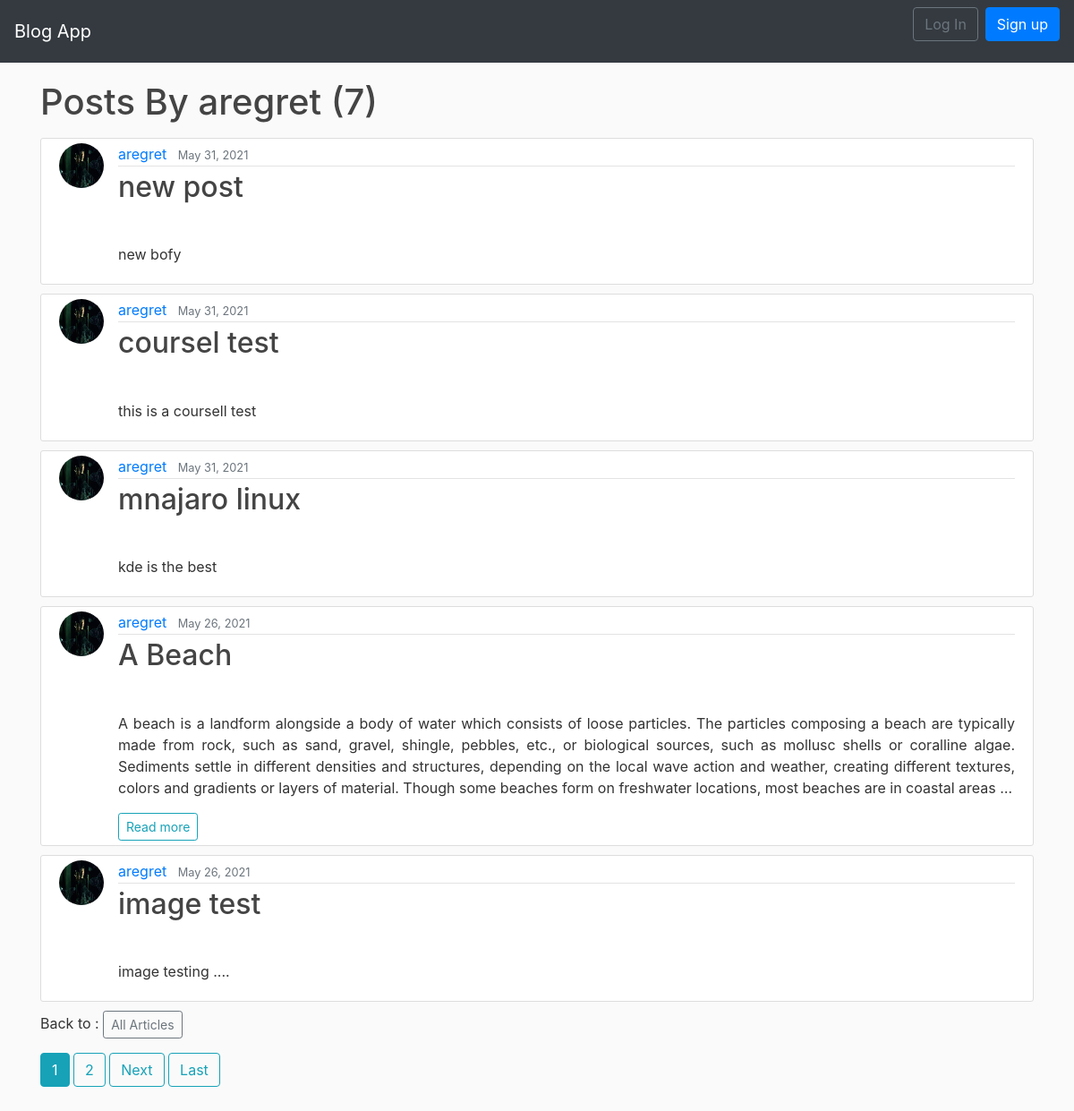
/user/aregret/, run on an earlier commit of the app's database.
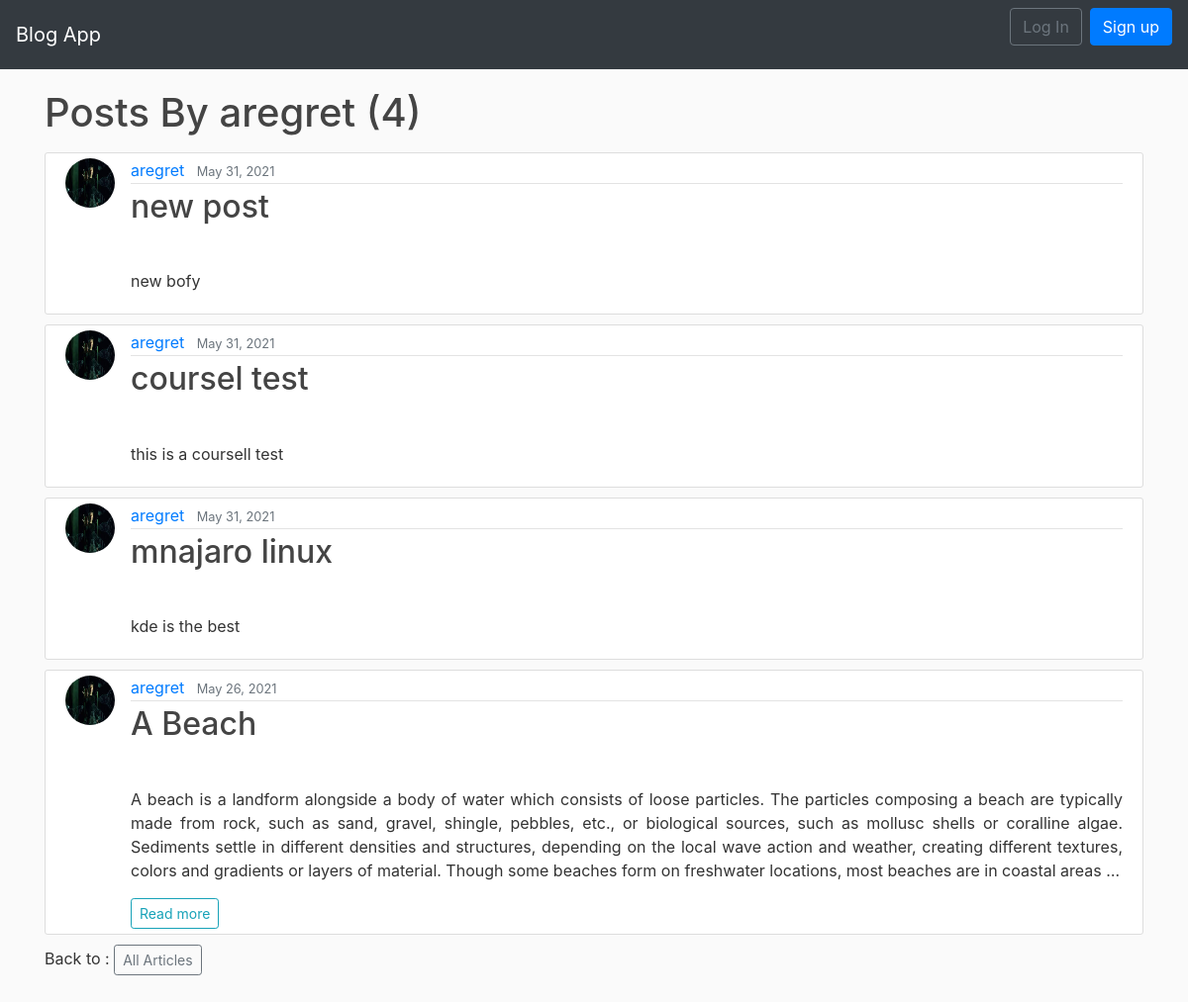
And on a later commit of the database.
### blog/models.py (models this page shows, shortened)
class Post(models.Model):
    author = models.ForeignKey(User, on_delete=models.CASCADE)
    title = models.CharField(max_length=100)
    content = RichTextField(blank = True,null = True)
    liked = models.ManyToManyField(User, blank=True, related_name='liked')
    date_posted = models.DateTimeField(default=timezone.now)
    header_image = models.ImageField(null=True,blank = True,upload_to = "images")
    header_image2 = models.ImageField(null=True,blank = True,upload_to = "images")
    header_image3 = models.ImageField(null=True,blank = True,upload_to = "images")
    objects = PostManager()
    tags = TaggableManager()
    class Meta:
        ordering = ('-date_posted', )

### users/models.py (models this page shows, shortened)
class Profile(models.Model):
    user = models.OneToOneField(User, on_delete=models.CASCADE)
    image = models.ImageField(default='default.jpg', upload_to='profile_pics')

### blog/views.py (the view)
# urls.py: path('user/<str:username>/', UserPostListView.as_view(), name='user_posts'),
class UserPostListView(ListView):
    model = Post
    template_name = 'blog/user_posts.html'
    context_object_name = 'posts'
    paginate_by = 5
    def get_queryset(self):
        user = get_object_or_404(User, username=self.kwargs.get('username'))
        return Post.objects.filter(author=user).order_by('-date_posted')

### blog/templates/blog/user_posts.html (shortened to what this page needs)
{% extends "blog/base.html" %}
{% block content %}
    <h1 class="mb-3">Posts By {{view.kwargs.username}} ({{ page_obj.paginator.count }})</h1>
    {% for post in posts %}
        <article class="media content-section">
          <img class="rounded-circle article-img" src="{{ post.author.profile.image.url }}">
          <div class="media-body">
            <div class="article-metadata">
              <a class="mr-2" href="{% url 'user_posts' post.author.username %}">{{ post.author }}</a>
              <small class="text-muted">{{ post.date_posted|date:"F d, Y" }}</small>
            </div>
          <h2><a class="article-title" href="{% url 'post_detail' post.pk %}">{{ post.title }}</a></h2>
            <p class="article-content">{{ post.content|safe|truncatewords:"80"|linebreaks }}</p>
        {%ifnotequal post.content post.content|truncatewords:80%}
          <a class="btn btn-outline-info btn-sm"  href="{% url 'post_detail' post.pk %}">Read more</a>
        {% endifnotequal %}
          </div>
        </article>
    {% endfor %}
    <p>Back to : <a class="btn btn-outline-secondary btn-sm" href="{% url 'index' %}">All Articles</a></p>
    {% if is_paginated %}
      {% for num in page_obj.paginator.page_range %}
        {% if page_obj.number == num %}
          <a class="btn btn-info mb-4" href="?page={{ num }}">{{ num }}</a>
        {% elif num > page_obj.number|add:'-3' and num < page_obj.number|add:'3' %}
          <a class="btn btn-outline-info mb-4" href="?page={{ num }}">{{ num }}</a>
        {% endif %}
      {% endfor %}
      {% if page_obj.has_next %}
        <a class="btn btn-outline-info mb-4" href="?page={{ page_obj.next_page_number }}">Next</a>
        <a class="btn btn-outline-info mb-4" href="?page={{ page_obj.paginator.num_pages }}">Last</a>
      {% endif %}
    {% endif %}
{% endblock content %}

What changed in the data, as far as the page shows it:
removed Post: author.profile.image (picture), author "aregret", date_posted "May 26, 2021", title "image test", content "image testing ...."
Also different on the page:
{{ page_obj.paginator.count }}: "7" → "4"
list line gone: "1"
list line gone: "2"
text no longer shown: "Next Last"
